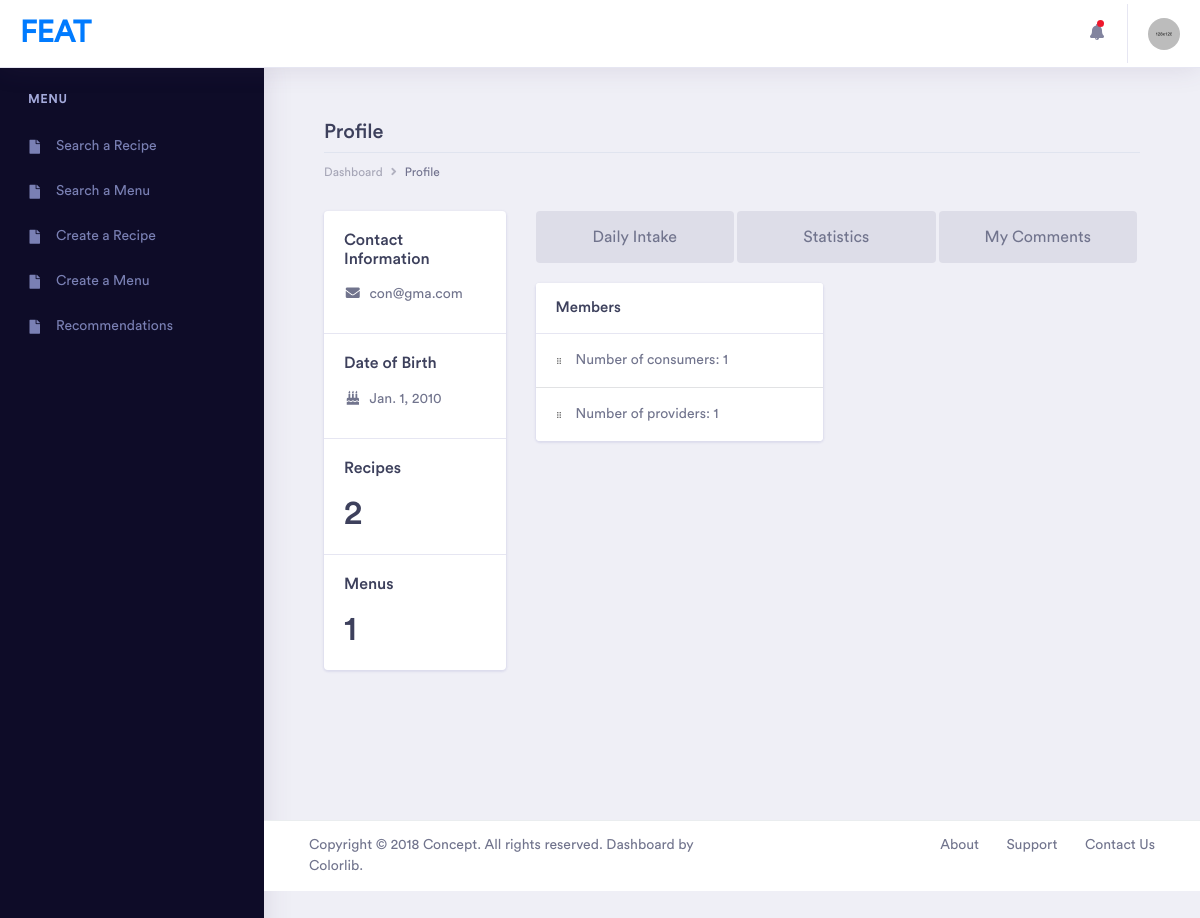
/profile (signed in), run on the app's committed database.
### feat/models.py (models this page shows)
class User(AbstractUser):
    is_consumer = models.BooleanField(default=False)
    is_provider = models.BooleanField(default=False)
    def get_recipe_count(self):
        return self.recipe_creator.count()
    def get_menu_count(self):
        return self.menu_creator.count()

class ConsumerProfile(models.Model):
    date_of_birth = models.DateField(null=True)
    user = models.OneToOneField(User, on_delete=models.CASCADE, null=False, related_name="consumer_profile")

### feat/views.py (the view)
# urls.py: path('profile', ProfileView.as_view(), name="profile"),
class ProfileView(LoginRequiredMixin, TemplateView):
    def get(self, request):
        consumer_count = ConsumerProfile.objects.all().count()
        provider_count = ProviderProfile.objects.all().count()
        comments = Comment.objects.filter(created_by=request.user).order_by('created_at').reverse()
        daily_intake_recipes = DailyIntakeFromRecipe.objects.all().order_by('intake_at').reverse()
        return render(request, "profile.html", {'consumer_count': consumer_count, 'provider_count': provider_count, 'comments': comments, 'daily_intake_recipes': daily_intake_recipes})

### templates/profile.html (shortened to what this page needs)
{% extends 'base.html' %}
{% load static %}
{% load recipe_filter %}
{% block content %}
    <div class="influence-profile">
        <div class="container-fluid dashboard-content ">
            <div class="row">
                <div class="col-xl-12 col-lg-12 col-md-12 col-sm-12 col-12">
                    <div class="page-header">
                        <h3 class="mb-2">Profile </h3>
                        <div class="page-breadcrumb">
                            <nav aria-label="breadcrumb">
                                <ol class="breadcrumb">
                                    <li class="breadcrumb-item"><a href="#" class="breadcrumb-link">Dashboard</a></li>
                                    <li class="breadcrumb-item active" aria-current="page">Profile</li>
                                </ol>
                            </nav>
                        </div>
                    </div>
                </div>
            </div>
            <div class="row">
                <div class="col-xl-3 col-lg-3 col-md-5 col-sm-12 col-12">
                    <div class="card">
                        <div class="card-body">
                            <h3 class="font-16">Contact Information</h3>
                            <div class="">
                                <ul class="list-unstyled mb-0">
                                <li class="mb-2"><i class="fas fa-fw fa-envelope mr-2"></i>{{ user.email }}</li>
                            </ul>
                            </div>
                        </div>
                        <div class="card-body border-top">
                            <h3 class="font-16">Date of Birth</h3>
                            <div class="">
                                <ul class="list-unstyled mb-0">
                                <li class="mb-2"><i class="fas fa-fw fa-birthday-cake mr-2"></i>{{ user.consumer_profile.date_of_birth }}</li>
                            </ul>
                            </div>
                        </div>
                        <div class="card-body border-top">
                            <h3 class="font-16">Recipes</h3>
                            <h1 class="mb-0">{{ user.get_recipe_count }}</h1>
                        </div>
                        <div class="card-body border-top">
                            <h3 class="font-16">Menus</h3>
                            <h1 class="mb-0">{{ user.get_menu_count }}</h1>
                        </div>
                    </div>
                </div>
                <div class="col-xl-9 col-lg-9 col-md-7 col-sm-12 col-12">
                    <div class="influence-profile-content pills-regular">
                        <ul class="nav nav-pills mb-3 nav-justified" id="pills-tab" role="tablist">
                            <li class="nav-item">
                                <a class="nav-link" id="pills-diet-tab" data-toggle="pill" href="#pills-diet" role="tab" aria-controls="pills-diet" aria-selected="false">Daily Intake</a>
                            </li>
                            <li class="nav-item">
                                <a class="nav-link" id="pills-statistics-tab" data-toggle="pill" href="#pills-statistics" role="tab" aria-controls="pills-statistics" aria-selected="false">Statistics</a>
                            </li>
                            <li class="nav-item">
                                <a class="nav-link" id="pills-review-tab" data-toggle="pill" href="#pills-review" role="tab" aria-controls="pills-review" aria-selected="false">My Comments</a>
                            </li>
                        </ul>
                        <div class="tab-content" id="pills-tabContent">
                            <div class="tab-pane fade show active" id="pills-statistics" role="tabpanel" aria-labelledby="pills-statistics-tab">
                                <div class="dashboard-short-list">
                                    <div class="row">
                                        <div class="col-xl-6 col-lg-6 col-md-12 col-sm-12 co-12">
                                            <section class="card card-fluid">
                                                <h5 class="card-header drag-handle"> Members </h5>
                                                <ul class="sortable-lists list-group list-group-flush list-group-bordered" id="items">
                                                    <li class="list-group-item align-items-center drag-handle">
                                                        <span class="drag-indicator"></span>
                                                        <div> Number of consumers: {{ consumer_count }} </div>
                                                    </li>
                                                    <li class="list-group-item align-items-center drag-handle">
                                                        <span class="drag-indicator"></span>
                                                        <div> Number of providers: {{ provider_count }} </div>
                                                    </li>
                                                </ul>
                                            </section>
                                        </div>
                                    </div>
                                </div>
                            </div>
                        </div>
                    </div>
                </div>
            </div>
        </div>
    </div>
{% endblock %}

### data on the page
User: email "con@gma.com", consumer_profile.date_of_birth "Jan. 1, 2010", get_recipe_count "2", get_menu_count "1"

### other printed values
{{ consumer_count }} "1"
{{ provider_count }} "1"
